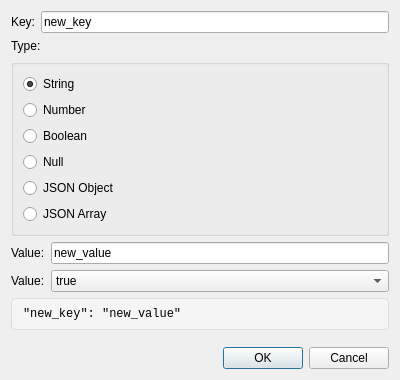
<?xml version="1.0" encoding="UTF-8"?>
<ui version="4.0">
 <class>InsertNodeDialog</class>
 <widget class="QDialog" name="InsertNodeDialog">
  <property name="geometry">
   <rect>
    <x>0</x>
    <y>0</y>
    <width>400</width>
    <height>380</height>
   </rect>
  </property>
  <property name="windowTitle">
   <string>Insert Node</string>
  </property>
  <layout class="QVBoxLayout" name="verticalLayout">
   <item>
    <layout class="QFormLayout" name="formLayout">
     <item row="0" column="0">
      <widget class="QLabel" name="keyLabel">
       <property name="text">
        <string>Key:</string>
       </property>
      </widget>
     </item>
     <item row="0" column="1">
      <widget class="QLineEdit" name="keyEdit">
       <property name="text">
        <string>new_key</string>
       </property>
      </widget>
     </item>
    </layout>
   </item>
   <item>
    <widget class="QLabel" name="typeLabel">
     <property name="text">
      <string>Type:</string>
     </property>
    </widget>
   </item>
   <item>
    <widget class="QGroupBox" name="typeGroup">
     <property name="title">
      <string/>
     </property>
     <layout class="QVBoxLayout" name="typeGroupLayout">
      <item>
       <widget class="QRadioButton" name="typeString">
        <property name="text">
         <string>String</string>
        </property>
        <property name="checked">
         <bool>true</bool>
        </property>
       </widget>
      </item>
      <item>
       <widget class="QRadioButton" name="typeNumber">
        <property name="text">
         <string>Number</string>
        </property>
       </widget>
      </item>
      <item>
       <widget class="QRadioButton" name="typeBoolean">
        <property name="text">
         <string>Boolean</string>
        </property>
       </widget>
      </item>
      <item>
       <widget class="QRadioButton" name="typeNull">
        <property name="text">
         <string>Null</string>
        </property>
       </widget>
      </item>
      <item>
       <widget class="QRadioButton" name="typeObject">
        <property name="text">
         <string>JSON Object</string>
        </property>
       </widget>
      </item>
      <item>
       <widget class="QRadioButton" name="typeArray">
        <property name="text">
         <string>JSON Array</string>
        </property>
       </widget>
      </item>
     </layout>
    </widget>
   </item>
   <item>
    <layout class="QFormLayout" name="valueFormLayout">
     <item row="0" column="0">
      <widget class="QLabel" name="valueLabel">
       <property name="text">
        <string>Value:</string>
       </property>
      </widget>
     </item>
     <item row="0" column="1">
      <widget class="QLineEdit" name="valueEdit">
       <property name="text">
        <string>new_value</string>
       </property>
      </widget>
     </item>
     <item row="1" column="0">
      <widget class="QLabel" name="boolLabel">
       <property name="text">
        <string>Value:</string>
       </property>
      </widget>
     </item>
     <item row="1" column="1">
      <widget class="QComboBox" name="boolCombo">
       <item>
        <property name="text">
         <string>true</string>
        </property>
       </item>
       <item>
        <property name="text">
         <string>false</string>
        </property>
       </item>
      </widget>
     </item>
    </layout>
   </item>
   <item>
    <widget class="QLabel" name="previewLabel">
     <property name="styleSheet">
      <string notr="true">QLabel { background-color: #f5f5f5; padding: 8px; border: 1px solid #ddd; border-radius: 4px; font-family: monospace; }</string>
     </property>
     <property name="text">
      <string>"new_key": "new_value"</string>
     </property>
     <property name="textInteractionFlags">
      <set>Qt::TextSelectableByMouse</set>
     </property>
    </widget>
   </item>
   <item>
    <spacer name="verticalSpacer">
     <property name="orientation">
      <enum>Qt::Vertical</enum>
     </property>
     <property name="sizeHint" stdset="0">
      <size>
       <width>20</width>
       <height>10</height>
      </size>
     </property>
    </spacer>
   </item>
   <item>
    <widget class="QDialogButtonBox" name="buttonBox">
     <property name="orientation">
      <enum>Qt::Horizontal</enum>
     </property>
     <property name="standardButtons">
      <set>QDialogButtonBox::Cancel|QDialogButtonBox::Ok</set>
     </property>
    </widget>
   </item>
  </layout>
 </widget>
 <resources/>
 <connections>
  <connection>
   <sender>buttonBox</sender>
   <signal>accepted()</signal>
   <receiver>InsertNodeDialog</receiver>
   <slot>accept()</slot>
  </connection>
  <connection>
   <sender>buttonBox</sender>
   <signal>rejected()</signal>
   <receiver>InsertNodeDialog</receiver>
   <slot>reject()</slot>
  </connection>
 </connections>
</ui>
